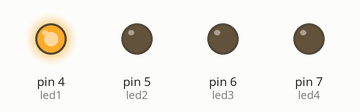
This sketch was run on a simulated Arduino Uno, built with avr-gcc and run on an emulated ATmega328P. Parts: output pins drawn as LEDs (lit = HIGH).

Above: at 0.1 s.
At 1.3 s:
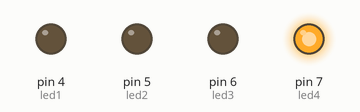
At 2.7 s:
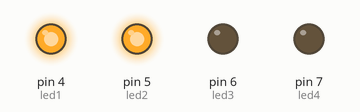
At 5.7 s:
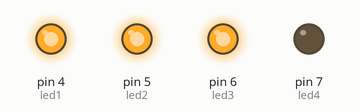
At 11.4 s:
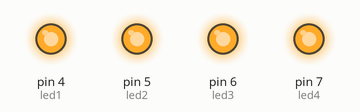
At 34.07 s:
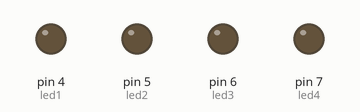
Timing chart, 0 to 40.0 s (numbered marks = the images above):
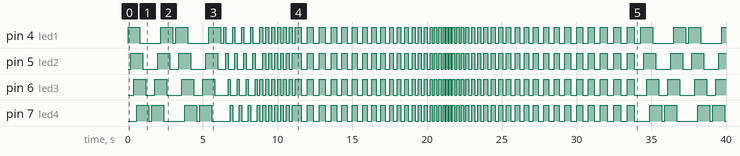

The sketch:

Vesak_Sarasili_02_2024.ino
```cpp
//----------Vesak Sarasili / 5w Bulb / Arduino Code 2024----------//
int led1 = 4;
int led2 = 5;
int led3 = 6;
int led4 = 7;

void setup() {
  pinMode (led1, OUTPUT);
  pinMode (led2, OUTPUT);
  pinMode (led3, OUTPUT);
  pinMode (led4, OUTPUT);
}


/*  Created By        Daham Sathmina
    Decoration Time       2024 Vesak Sarasili
*/

void loop() {
  pattern_1();
  pattern_2();
  pattern_3();
  pattern_4();
  pattern_5();
  pattern_6();
  pattern_7();
  pattern_8();
  pattern_9();
  pattern_10();
  pattern_11();
  pattern_12();
  pattern_13();
  pattern_14();
  pattern_15();
  pattern_16();
  pattern_17();

}

//////////////////////pattern_1/////////////////////////
void pattern_1() {

  int t = 200;

  digitalWrite(led1, HIGH);
  delay(t);
  digitalWrite(led2, HIGH);
  delay(t);
  digitalWrite(led3, HIGH);
  delay(t);
  digitalWrite(led4, HIGH);
  delay(t);

  digitalWrite(led1, LOW);
  delay(t);
  digitalWrite(led2, LOW);
  delay(t);
  digitalWrite(led3, LOW);
  delay(t);
  digitalWrite(led4, LOW);
  delay(t);

  digitalWrite(led4, HIGH);
  delay(t);
  digitalWrite(led3, HIGH);
  delay(t);
  digitalWrite(led2, HIGH);
  delay(t);
  digitalWrite(led1, HIGH);
  delay(t);

  digitalWrite(led4, LOW);
  delay(t);
  digitalWrite(led3, LOW);
  delay(t);
  digitalWrite(led2, LOW);
  delay(t);
  digitalWrite(led1, LOW);
  delay(t);

  digitalWrite(led1, HIGH);
  delay(t);
  digitalWrite(led2, HIGH);
  delay(t);
  digitalWrite(led3, HIGH);
  delay(t);
  digitalWrite(led4, HIGH);
  delay(t);

  digitalWrite(led1, LOW);
  delay(t);
  digitalWrite(led2, LOW);
  delay(t);
  digitalWrite(led3, LOW);
  delay(t);
  digitalWrite(led4, LOW);
  delay(t);

  digitalWrite(led4, HIGH);
  delay(t);
  digitalWrite(led3, HIGH);
  delay(t);
  digitalWrite(led2, HIGH);
  delay(t);
  digitalWrite(led1, HIGH);
  delay(t);

  digitalWrite(led4, LOW);
  delay(t);
  digitalWrite(led3, LOW);
  delay(t);
  digitalWrite(led2, LOW);
  delay(t);
  digitalWrite(led1, LOW);
  delay(t);
}

//////////////////////////pattern_2////////////////////////////
void pattern_2() {

  int t = 150;

  digitalWrite(led1, HIGH);
  delay(t);
  digitalWrite(led1, LOW);
  digitalWrite(led2, HIGH);
  delay(t);
  digitalWrite(led2, LOW);
  digitalWrite(led3, HIGH);
  delay(t);
  digitalWrite(led3, LOW);
  digitalWrite(led4, HIGH);
  delay(t);

  digitalWrite(led1, LOW);
  digitalWrite(led2, LOW);
  digitalWrite(led3, LOW);
  digitalWrite(led4, LOW);

  digitalWrite(led1, HIGH);
  delay(t);
  digitalWrite(led1, LOW);
  digitalWrite(led2, HIGH);
  delay(t);
  digitalWrite(led2, LOW);
  digitalWrite(led3, HIGH);
  delay(t);
  digitalWrite(led3, LOW);
  digitalWrite(led4, HIGH);
  delay(t);

  digitalWrite(led1, LOW);
  digitalWrite(led2, LOW);
  digitalWrite(led3, LOW);
  digitalWrite(led4, LOW);

  digitalWrite(led1, HIGH);
  delay(t);
  digitalWrite(led1, LOW);
  digitalWrite(led2, HIGH);
  delay(t);
  digitalWrite(led2, LOW);
  digitalWrite(led3, HIGH);
  delay(t);
  digitalWrite(led3, LOW);
  digitalWrite(led4, HIGH);
  delay(t);

  digitalWrite(led1, LOW);
  digitalWrite(led2, LOW);
  digitalWrite(led3, LOW);
  digitalWrite(led4, LOW);

  digitalWrite(led1, HIGH);
  delay(t);
  digitalWrite(led1, LOW);
  digitalWrite(led2, HIGH);
  delay(t);
  digitalWrite(led2, LOW);
  digitalWrite(led3, HIGH);
  delay(t);
  digitalWrite(led3, LOW);
  digitalWrite(led4, HIGH);
  delay(t);

  digitalWrite(led1, LOW);
  digitalWrite(led2, LOW);
  digitalWrite(led3, LOW);
  digitalWrite(led4, LOW);
}

//////////////////////////pattern_3////////////////////////////
void pattern_3() {

  int t = 200;

  digitalWrite(led1, HIGH);
  digitalWrite(led3, HIGH);
  delay(t);
  digitalWrite(led1, LOW);
  digitalWrite(led3, LOW);

  digitalWrite(led2, HIGH);
  digitalWrite(led4, HIGH);
  delay(t);
  digitalWrite(led2, LOW);
  digitalWrite(led4, LOW);

  digitalWrite(led1, HIGH);
  digitalWrite(led3, HIGH);
  delay(t);
  digitalWrite(led1, LOW);
  digitalWrite(led3, LOW);

  digitalWrite(led2, HIGH);
  digitalWrite(led4, HIGH);
  delay(t);
  digitalWrite(led2, LOW);
  digitalWrite(led4, LOW);

  digitalWrite(led1, HIGH);
  digitalWrite(led3, HIGH);
  delay(t);
  digitalWrite(led1, LOW);
  digitalWrite(led3, LOW);

  digitalWrite(led2, HIGH);
  digitalWrite(led4, HIGH);
  delay(t);
  digitalWrite(led2, LOW);
  digitalWrite(led4, LOW);

  digitalWrite(led1, HIGH);
  digitalWrite(led3, HIGH);
  delay(t);
  digitalWrite(led1, LOW);
  digitalWrite(led3, LOW);

  digitalWrite(led2, HIGH);
  digitalWrite(led4, HIGH);
  delay(t);
  digitalWrite(led2, LOW);
  digitalWrite(led4, LOW);

  digitalWrite(led1, HIGH);
  digitalWrite(led3, HIGH);
  delay(t);
  digitalWrite(led1, LOW);
  digitalWrite(led3, LOW);

  digitalWrite(led2, HIGH);
  digitalWrite(led4, HIGH);
  delay(t);
  digitalWrite(led2, LOW);
  digitalWrite(led4, LOW);

  digitalWrite(led1, HIGH);
  digitalWrite(led3, HIGH);
  delay(t);
  digitalWrite(led1, LOW);
  digitalWrite(led3, LOW);

  digitalWrite(led2, HIGH);
  digitalWrite(led4, HIGH);
  delay(t);
  digitalWrite(led2, LOW);
  digitalWrite(led4, LOW);
}

//////////////////////////pattern_4////////////////////////////
void pattern_4() {

  int t = 400;

  digitalWrite(led1, HIGH);
  digitalWrite(led2, HIGH);
  digitalWrite(led3, HIGH);
  digitalWrite(led4, HIGH);
  delay(t);
  digitalWrite(led1, LOW);
  digitalWrite(led2, LOW);
  digitalWrite(led3, LOW);
  digitalWrite(led4, LOW);
  delay(t);

  digitalWrite(led1, HIGH);
  digitalWrite(led2, HIGH);
  digitalWrite(led3, HIGH);
  digitalWrite(led4, HIGH);
  delay(t);
  digitalWrite(led1, LOW);
  digitalWrite(led2, LOW);
  digitalWrite(led3, LOW);
  digitalWrite(led4, LOW);
  delay(t);

  digitalWrite(led1, HIGH);
  digitalWrite(led2, HIGH);
  digitalWrite(led3, HIGH);
  digitalWrite(led4, HIGH);
  delay(t);
  digitalWrite(led1, LOW);
  digitalWrite(led2, LOW);
  digitalWrite(led3, LOW);
  digitalWrite(led4, LOW);
  delay(t);
}

//////////////////////////pattern_5////////////////////////////
void pattern_5() {

  int t = 350;

  digitalWrite(led1, HIGH);
  digitalWrite(led2, HIGH);
  digitalWrite(led3, HIGH);
  digitalWrite(led4, HIGH);
  delay(t);
  digitalWrite(led1, LOW);
  digitalWrite(led2, LOW);
  digitalWrite(led3, LOW);
  digitalWrite(led4, LOW);
  delay(t);

  digitalWrite(led1, HIGH);
  digitalWrite(led2, HIGH);
  digitalWrite(led3, HIGH);
  digitalWrite(led4, HIGH);
  delay(t);
  digitalWrite(led1, LOW);
  digitalWrite(led2, LOW);
  digitalWrite(led3, LOW);
  digitalWrite(led4, LOW);
  delay(t);

  digitalWrite(led1, HIGH);
  digitalWrite(led2, HIGH);
  digitalWrite(led3, HIGH);
  digitalWrite(led4, HIGH);
  delay(t);
  digitalWrite(led1, LOW);
  digitalWrite(led2, LOW);
  digitalWrite(led3, LOW);
  digitalWrite(led4, LOW);
  delay(t);
}

//////////////////////////pattern_6////////////////////////////
void pattern_6() {

  int t = 300;

  digitalWrite(led1, HIGH);
  digitalWrite(led2, HIGH);
  digitalWrite(led3, HIGH);
  digitalWrite(led4, HIGH);
  delay(t);
  digitalWrite(led1, LOW);
  digitalWrite(led2, LOW);
  digitalWrite(led3, LOW);
  digitalWrite(led4, LOW);
  delay(t);

  digitalWrite(led1, HIGH);
  digitalWrite(led2, HIGH);
  digitalWrite(led3, HIGH);
  digitalWrite(led4, HIGH);
  delay(t);
  digitalWrite(led1, LOW);
  digitalWrite(led2, LOW);
  digitalWrite(led3, LOW);
  digitalWrite(led4, LOW);
  delay(t);

  digitalWrite(led1, HIGH);
  digitalWrite(led2, HIGH);
  digitalWrite(led3, HIGH);
  digitalWrite(led4, HIGH);
  delay(t);
  digitalWrite(led1, LOW);
  digitalWrite(led2, LOW);
  digitalWrite(led3, LOW);
  digitalWrite(led4, LOW);
  delay(t);
}

//////////////////////////pattern_7////////////////////////////
void pattern_7() {

  int t = 250;

  digitalWrite(led1, HIGH);
  digitalWrite(led2, HIGH);
  digitalWrite(led3, HIGH);
  digitalWrite(led4, HIGH);
  delay(t);
  digitalWrite(led1, LOW);
  digitalWrite(led2, LOW);
  digitalWrite(led3, LOW);
  digitalWrite(led4, LOW);
  delay(t);

  digitalWrite(led1, HIGH);
  digitalWrite(led2, HIGH);
  digitalWrite(led3, HIGH);
  digitalWrite(led4, HIGH);
  delay(t);
  digitalWrite(led1, LOW);
  digitalWrite(led2, LOW);
  digitalWrite(led3, LOW);
  digitalWrite(led4, LOW);
  delay(t);

  digitalWrite(led1, HIGH);
  digitalWrite(led2, HIGH);
  digitalWrite(led3, HIGH);
  digitalWrite(led4, HIGH);
  delay(t);
  digitalWrite(led1, LOW);
  digitalWrite(led2, LOW);
  digitalWrite(led3, LOW);
  digitalWrite(led4, LOW);
  delay(t);
}

//////////////////////////pattern_8////////////////////////////
void pattern_8() {

  int t = 200;

  digitalWrite(led1, HIGH);
  digitalWrite(led2, HIGH);
  digitalWrite(led3, HIGH);
  digitalWrite(led4, HIGH);
  delay(t);
  digitalWrite(led1, LOW);
  digitalWrite(led2, LOW);
  digitalWrite(led3, LOW);
  digitalWrite(led4, LOW);
  delay(t);

  digitalWrite(led1, HIGH);
  digitalWrite(led2, HIGH);
  digitalWrite(led3, HIGH);
  digitalWrite(led4, HIGH);
  delay(t);
  digitalWrite(led1, LOW);
  digitalWrite(led2, LOW);
  digitalWrite(led3, LOW);
  digitalWrite(led4, LOW);
  delay(t);

  digitalWrite(led1, HIGH);
  digitalWrite(led2, HIGH);
  digitalWrite(led3, HIGH);
  digitalWrite(led4, HIGH);
  delay(t);
  digitalWrite(led1, LOW);
  digitalWrite(led2, LOW);
  digitalWrite(led3, LOW);
  digitalWrite(led4, LOW);
  delay(t);
}

//////////////////////////pattern_9////////////////////////////
void pattern_9() {

  int t = 150;

  digitalWrite(led1, HIGH);
  digitalWrite(led2, HIGH);
  digitalWrite(led3, HIGH);
  digitalWrite(led4, HIGH);
  delay(t);
  digitalWrite(led1, LOW);
  digitalWrite(led2, LOW);
  digitalWrite(led3, LOW);
  digitalWrite(led4, LOW);
  delay(t);

  digitalWrite(led1, HIGH);
  digitalWrite(led2, HIGH);
  digitalWrite(led3, HIGH);
  digitalWrite(led4, HIGH);
  delay(t);
  digitalWrite(led1, LOW);
  digitalWrite(led2, LOW);
  digitalWrite(led3, LOW);
  digitalWrite(led4, LOW);
  delay(t);

  digitalWrite(led1, HIGH);
  digitalWrite(led2, HIGH);
  digitalWrite(led3, HIGH);
  digitalWrite(led4, HIGH);
  delay(t);
  digitalWrite(led1, LOW);
  digitalWrite(led2, LOW);
  digitalWrite(led3, LOW);
  digitalWrite(led4, LOW);
  delay(t);
}

//////////////////////////pattern_10////////////////////////////
void pattern_10() {

  int t = 100;

  digitalWrite(led1, HIGH);
  digitalWrite(led2, HIGH);
  digitalWrite(led3, HIGH);
  digitalWrite(led4, HIGH);
  delay(t);
  digitalWrite(led1, LOW);
  digitalWrite(led2, LOW);
  digitalWrite(led3, LOW);
  digitalWrite(led4, LOW);
  delay(t);

  digitalWrite(led1, HIGH);
  digitalWrite(led2, HIGH);
  digitalWrite(led3, HIGH);
  digitalWrite(led4, HIGH);
  delay(t);
  digitalWrite(led1, LOW);
  digitalWrite(led2, LOW);
  digitalWrite(led3, LOW);
  digitalWrite(led4, LOW);
  delay(t);

  digitalWrite(led1, HIGH);
  digitalWrite(led2, HIGH);
  digitalWrite(led3, HIGH);
  digitalWrite(led4, HIGH);
  delay(t);
  digitalWrite(led1, LOW);
  digitalWrite(led2, LOW);
  digitalWrite(led3, LOW);
  digitalWrite(led4, LOW);
  delay(t);
}


//////////////////////////pattern_11////////////////////////////
void pattern_11() {

  int t = 150;

  digitalWrite(led1, HIGH);
  digitalWrite(led2, HIGH);
  digitalWrite(led3, HIGH);
  digitalWrite(led4, HIGH);
  delay(t);
  digitalWrite(led1, LOW);
  digitalWrite(led2, LOW);
  digitalWrite(led3, LOW);
  digitalWrite(led4, LOW);
  delay(t);

  digitalWrite(led1, HIGH);
  digitalWrite(led2, HIGH);
  digitalWrite(led3, HIGH);
  digitalWrite(led4, HIGH);
  delay(t);
  digitalWrite(led1, LOW);
  digitalWrite(led2, LOW);
  digitalWrite(led3, LOW);
  digitalWrite(led4, LOW);
  delay(t);

  digitalWrite(led1, HIGH);
  digitalWrite(led2, HIGH);
  digitalWrite(led3, HIGH);
  digitalWrite(led4, HIGH);
  delay(t);
  digitalWrite(led1, LOW);
  digitalWrite(led2, LOW);
  digitalWrite(led3, LOW);
  digitalWrite(led4, LOW);
  delay(t);
}

//////////////////////////pattern_12////////////////////////////
void pattern_12() {

  int t = 200;

  digitalWrite(led1, HIGH);
  digitalWrite(led2, HIGH);
  digitalWrite(led3, HIGH);
  digitalWrite(led4, HIGH);
  delay(t);
  digitalWrite(led1, LOW);
  digitalWrite(led2, LOW);
  digitalWrite(led3, LOW);
  digitalWrite(led4, LOW);
  delay(t);

  digitalWrite(led1, HIGH);
  digitalWrite(led2, HIGH);
  digitalWrite(led3, HIGH);
  digitalWrite(led4, HIGH);
  delay(t);
  digitalWrite(led1, LOW);
  digitalWrite(led2, LOW);
  digitalWrite(led3, LOW);
  digitalWrite(led4, LOW);
  delay(t);

  digitalWrite(led1, HIGH);
  digitalWrite(led2, HIGH);
  digitalWrite(led3, HIGH);
  digitalWrite(led4, HIGH);
  delay(t);
  digitalWrite(led1, LOW);
  digitalWrite(led2, LOW);
  digitalWrite(led3, LOW);
  digitalWrite(led4, LOW);
  delay(t);
}

//////////////////////////pattern_13////////////////////////////
void pattern_13() {

  int t = 250;

  digitalWrite(led1, HIGH);
  digitalWrite(led2, HIGH);
  digitalWrite(led3, HIGH);
  digitalWrite(led4, HIGH);
  delay(t);
  digitalWrite(led1, LOW);
  digitalWrite(led2, LOW);
  digitalWrite(led3, LOW);
  digitalWrite(led4, LOW);
  delay(t);

  digitalWrite(led1, HIGH);
  digitalWrite(led2, HIGH);
  digitalWrite(led3, HIGH);
  digitalWrite(led4, HIGH);
  delay(t);
  digitalWrite(led1, LOW);
  digitalWrite(led2, LOW);
  digitalWrite(led3, LOW);
  digitalWrite(led4, LOW);
  delay(t);

  digitalWrite(led1, HIGH);
  digitalWrite(led2, HIGH);
  digitalWrite(led3, HIGH);
  digitalWrite(led4, HIGH);
  delay(t);
  digitalWrite(led1, LOW);
  digitalWrite(led2, LOW);
  digitalWrite(led3, LOW);
  digitalWrite(led4, LOW);
  delay(t);
}

//////////////////////////pattern_14////////////////////////////
void pattern_14() {

  int t = 300;

  digitalWrite(led1, HIGH);
  digitalWrite(led2, HIGH);
  digitalWrite(led3, HIGH);
  digitalWrite(led4, HIGH);
  delay(t);
  digitalWrite(led1, LOW);
  digitalWrite(led2, LOW);
  digitalWrite(led3, LOW);
  digitalWrite(led4, LOW);
  delay(t);

  digitalWrite(led1, HIGH);
  digitalWrite(led2, HIGH);
  digitalWrite(led3, HIGH);
  digitalWrite(led4, HIGH);
  delay(t);
  digitalWrite(led1, LOW);
  digitalWrite(led2, LOW);
  digitalWrite(led3, LOW);
  digitalWrite(led4, LOW);
  delay(t);

  digitalWrite(led1, HIGH);
  digitalWrite(led2, HIGH);
  digitalWrite(led3, HIGH);
  digitalWrite(led4, HIGH);
  delay(t);
  digitalWrite(led1, LOW);
  digitalWrite(led2, LOW);
  digitalWrite(led3, LOW);
  digitalWrite(led4, LOW);
  delay(t);
}

//////////////////////////pattern_15////////////////////////////
void pattern_15() {

  int t = 350;

  digitalWrite(led1, HIGH);
  digitalWrite(led2, HIGH);
  digitalWrite(led3, HIGH);
  digitalWrite(led4, HIGH);
  delay(t);
  digitalWrite(led1, LOW);
  digitalWrite(led2, LOW);
  digitalWrite(led3, LOW);
  digitalWrite(led4, LOW);
  delay(t);

  digitalWrite(led1, HIGH);
  digitalWrite(led2, HIGH);
  digitalWrite(led3, HIGH);
  digitalWrite(led4, HIGH);
  delay(t);
  digitalWrite(led1, LOW);
  digitalWrite(led2, LOW);
  digitalWrite(led3, LOW);
  digitalWrite(led4, LOW);
  delay(t);

  digitalWrite(led1, HIGH);
  digitalWrite(led2, HIGH);
  digitalWrite(led3, HIGH);
  digitalWrite(led4, HIGH);
  delay(t);
  digitalWrite(led1, LOW);
  digitalWrite(led2, LOW);
  digitalWrite(led3, LOW);
  digitalWrite(led4, LOW);
  delay(t);
}

//////////////////////////pattern_16////////////////////////////
void pattern_16() {

  int t = 400;

  digitalWrite(led1, HIGH);
  digitalWrite(led2, HIGH);
  digitalWrite(led3, HIGH);
  digitalWrite(led4, HIGH);
  delay(t);
  digitalWrite(led1, LOW);
  digitalWrite(led2, LOW);
  digitalWrite(led3, LOW);
  digitalWrite(led4, LOW);
  delay(t);

  digitalWrite(led1, HIGH);
  digitalWrite(led2, HIGH);
  digitalWrite(led3, HIGH);
  digitalWrite(led4, HIGH);
  delay(t);
  digitalWrite(led1, LOW);
  digitalWrite(led2, LOW);
  digitalWrite(led3, LOW);
  digitalWrite(led4, LOW);
  delay(t);

  digitalWrite(led1, HIGH);
  digitalWrite(led2, HIGH);
  digitalWrite(led3, HIGH);
  digitalWrite(led4, HIGH);
  delay(t);
  digitalWrite(led1, LOW);
  digitalWrite(led2, LOW);
  digitalWrite(led3, LOW);
  digitalWrite(led4, LOW);
  delay(t);
}

//////////////////////////pattern_17////////////////////////////
void pattern_17() {

  int t = 450;

  digitalWrite(led1, HIGH);
  digitalWrite(led2, HIGH);
  digitalWrite(led3, HIGH);
  digitalWrite(led4, HIGH);
  delay(t);
  digitalWrite(led1, LOW);
  digitalWrite(led2, LOW);
  digitalWrite(led3, LOW);
  digitalWrite(led4, LOW);
  delay(t);

  digitalWrite(led1, HIGH);
  digitalWrite(led2, HIGH);
  digitalWrite(led3, HIGH);
  digitalWrite(led4, HIGH);
  delay(t);
  digitalWrite(led1, LOW);
  digitalWrite(led2, LOW);
  digitalWrite(led3, LOW);
  digitalWrite(led4, LOW);
  delay(t);

  digitalWrite(led1, HIGH);
  digitalWrite(led2, HIGH);
  digitalWrite(led3, HIGH);
  digitalWrite(led4, HIGH);
  delay(t);
  digitalWrite(led1, LOW);
  digitalWrite(led2, LOW);
  digitalWrite(led3, LOW);
  digitalWrite(led4, LOW);
  delay(t);
}
```

Measured:
- by itself, pin 4 (led1): LOW → HIGH at 0.00 s, → LOW 0.80 s later, → HIGH 1.4 s later, → LOW 0.80 s later, … (119 changes in this stretch)
- by itself, pin 5 (led2): LOW → HIGH at 0.20 s, → LOW 0.80 s later, → HIGH 1.0 s later, → LOW 0.80 s later, … (117 changes in this stretch)
- by itself, pin 6 (led3): LOW → HIGH at 0.40 s, → LOW 0.80 s later, → HIGH 0.60 s later, → LOW 0.80 s later, … (119 changes in this stretch)
- by itself, pin 7 (led4): LOW → HIGH at 0.60 s, → LOW 0.80 s later, → HIGH 0.20 s later, → LOW 0.80 s later, … (118 changes in this stretch)
